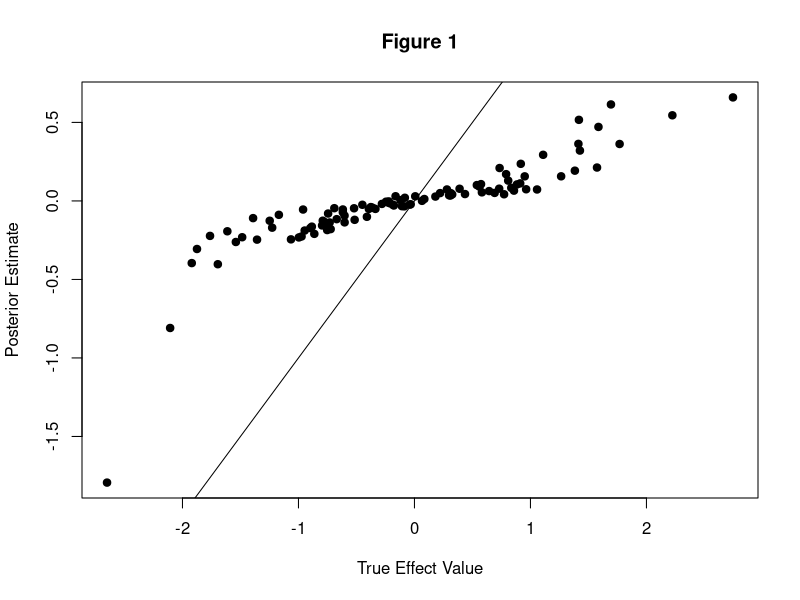
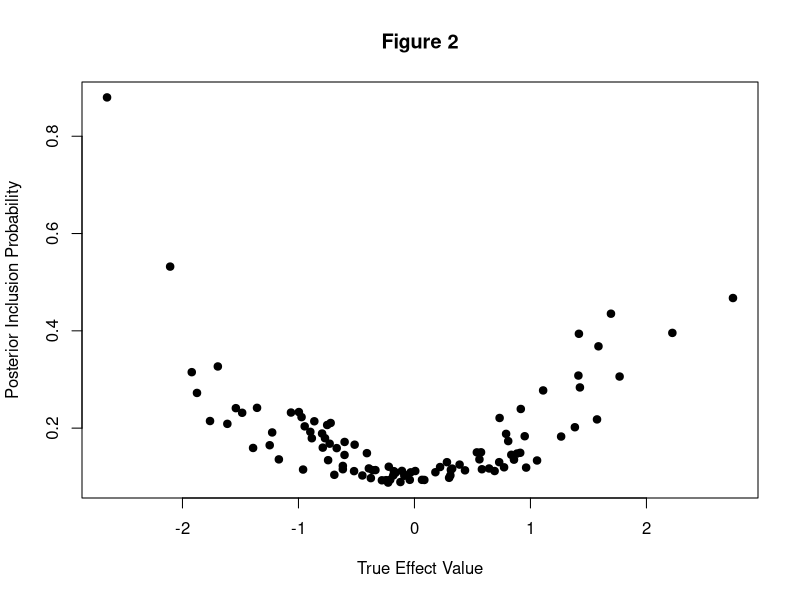
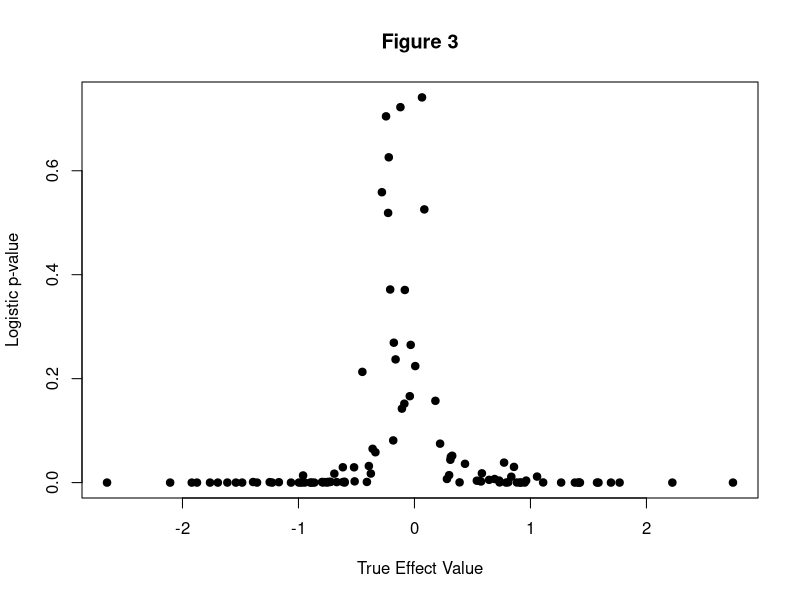
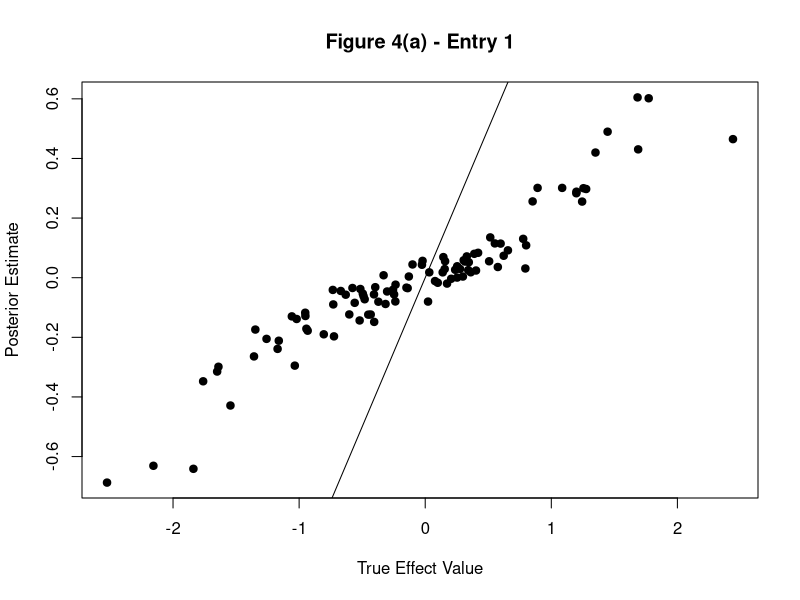
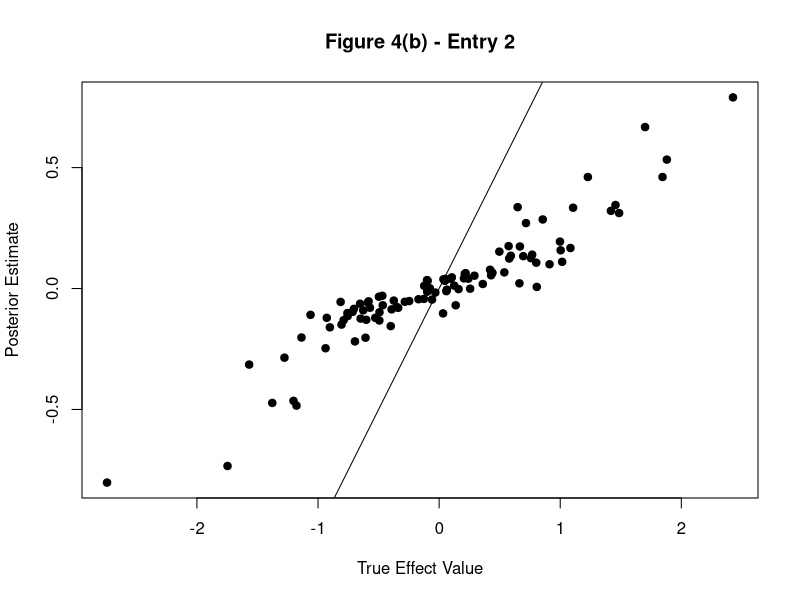
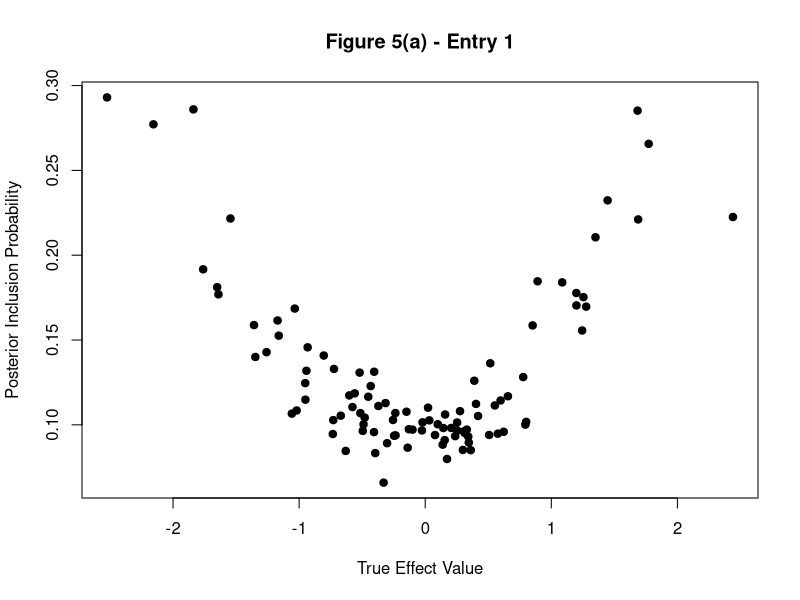
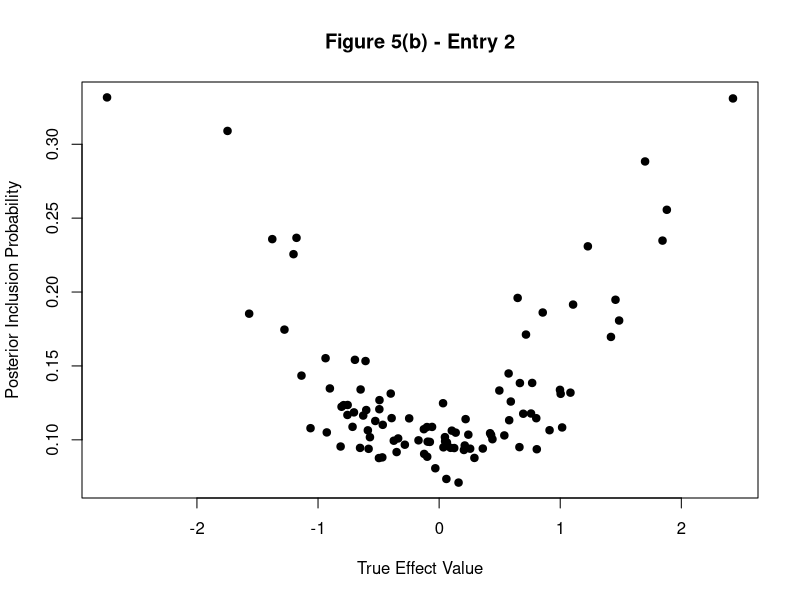
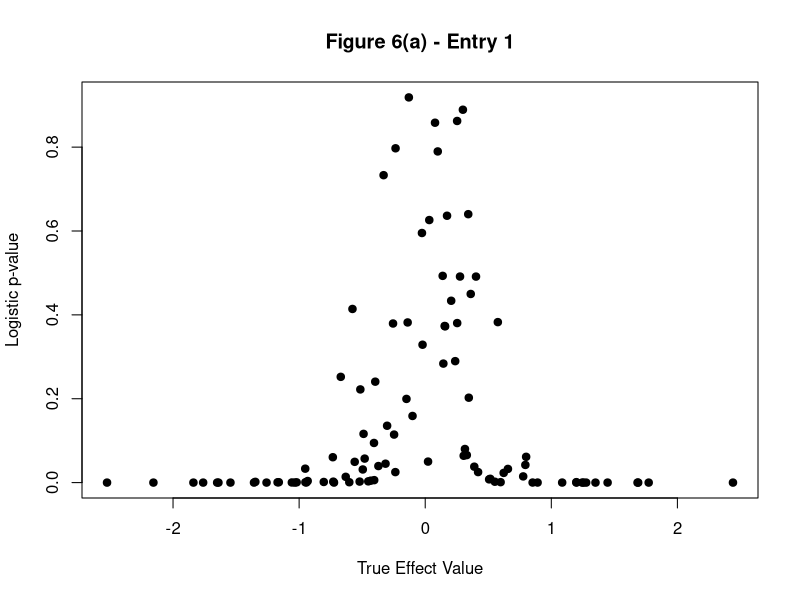

Write R code to recreate these figures, in order. (Note: this script raises an error after producing the figures.)
## ---- chunk 1
knitr::opts_chunk$set(echo = T, error = T, warning = T, message = F, fig.align = 'center')
## ---- chunk 2
### NOTE: This is basic code, and I did not attempt to mirror the level of numerical sophistication in the susie functions
### If this idea is worth pursuing further, then this code can be improved

calc_Q = function(X, Sigma2, Mu, Alpha) {
  # X is data matrix
  # Sigma2[j, l] is the posterior variance for b_l when entry j is selected, p x L
  # Mu[j, l] is the posterior mean for b_l when entry j is selected, p x L
  # Alpha[j, l] is the posterior probability selecting entry j from b_l, p x L
  
  ASU2 = Alpha * (Sigma2 + Mu^2) # [j, l] = alpha[j, l] * (Sigma2[j, l] + Mu[j, l]^2)
  
  Q = rowSums(X^2 %*% ASU2) # start w/ sum_l E_(ql)[(x_i' b_l)^2]
  
  # now add 2 sum_l sum_{k>l} (x_i' b_l_post)(x_i' b_k_post)
  b_post_mat = Mu * Alpha # each column is posterior mean for b_l, p x L
  X_b_post = X %*% b_post_mat # [i, l] = x_i' b_l_post
  for (i in 1:nrow(X)) {
    xb_i = as.numeric(X_b_post[i, ])
    xb_outer = xb_i %o% xb_i # outer-product, [j, k] = (x_i'b_j_post)(x_i' b_k_post)
    diag(xb_outer) = 0 # remove diagonal, where j = k
    Q[i] = Q[i] + sum(xb_outer)
  }
  
  return(Q)
  
}

g = function(x) { # ilogit function
  exp(x) / (1 + exp(x))
}


update_xi = function(X, Sigma2, Mu, Alpha) {
  # X is data matrix
  # Sigma2[j, l] is the posterior variance for b_l when entry j is selected, p x L
  # Mu[j, l] is the posterior mean for b_l when entry j is selected, p x L
  # Alpha[j, l] is the posterior probability selecting entry j from b_l, p x L
  
  Q = calc_Q(X, Sigma2, Mu, Alpha)
  
  xi = sqrt(Q)
  
  return(xi)
  
}

update_b_l = function(X, Y, xi, prior_weights, V, Sigma2, Mu, Alpha, l) {
  # X is data matrix
  # Y is binary response
  # xi is lower-bound approximation parameters
  # prior_weights is prior probabilities for selecting j (p-vector)
  # V is prior variance
  # Sigma2[j, l] is the posterior variance for b_l when entry j is selected, p x L
  # Mu[j, l] is the posterior mean for b_l when entry j is selected, p x L
  # Alpha[j, l] is the posterior probability selecting entry j from b_l, p x L
  # l is index to update
  
  b_post_mat = Mu * Alpha # each column is posterior mean for b_l, p x L
  b_post_not_l = rowSums(as.matrix(b_post_mat[, -l], nrow = nrow(Mu))) # posterior, sum_(k != l) b_k_post
  g_xi = g(xi) # vector of g(xi_i), pre-compute once
  
  
  for (j in 1:ncol(X)) {
    common_denom = (1 / V) + sum(as.numeric(X[, j]^2) * (g_xi - .5) / xi) # appears many times, compute once
    num = sum(X[, j] * (Y - .5 -  ((1 / xi) * (g_xi - .5) * (X %*% b_post_not_l)))) # numerator in exp
    
    # update Alpha[j, l]
    Alpha[j, l] = log(prior_weights[j]) + ((num^2) / (common_denom^2)) + (1/2)*log(1 / common_denom) # on log-scale, for stability
    
    # update Mu[j, l]
    Mu[j, l] = num / common_denom
    
    # update Sigma[j, l]
    Sigma2[j, l] = 1 / common_denom
  }
  Alpha[, l] = exp(Alpha[, l] - max(Alpha[, l])) # remove max for stability, everything still proportional
  Alpha[, l] = Alpha[, l] / sum(Alpha[, l]) # normalize, sum to 1
  
  return(list(Sigma2 = Sigma2, Mu = Mu, Alpha = Alpha))
  
}


update_all = function(X, Y, xi, prior_weights, V, Sigma2, Mu, Alpha) {
  # X is data matrix
  # Y is binary response
  # xi is lower-bound approximation parameters
  # prior_weights is prior probabilities for selecting j (p-vector)
  # V is prior variance
  # Sigma2[j, l] is the posterior variance for b_l when entry j is selected, p x L
  # Mu[j, l] is the posterior mean for b_l when entry j is selected, p x L
  # Alpha[j, l] is the posterior probability selecting entry j from b_l, p x L
  
  # first, iterate over l = 1:L
  for (l in 1:ncol(Mu)) {
    res_l = update_b_l(X, Y, xi, prior_weights, V, Sigma2, Mu, Alpha, l)
    Sigma2 = res_l$Sigma2
    Mu = res_l$Mu
    Alpha = res_l$Alpha
  }
  
  # now, update xi
  xi = update_xi(X, Sigma2, Mu, Alpha)
  
  return(list(Sigma2 = Sigma2, Mu = Mu, Alpha = Alpha, xi = xi))
  
}

init_all = function(n, p, L) {
  xi = runif(n)
  
}


susie_logistic_VB = function(Y, X, L = 10, V = 1, prior_weights = NULL, tol = 1e-3, maxit = 1000) {
  p = ncol(X)
  n = nrow(X)
  
  if (is.null(prior_weights)) {
    prior_weights = rep(1 / p, p)
  }
  
  # place to store posterior info for each l = 1, ..., L
  # initialize: could think of something better
  Alpha = matrix(prior_weights, nrow = p, ncol = L)
  Mu = matrix(0, nrow = p, ncol = L)
  Sigma2 = matrix(V, nrow = p, ncol = L)
  xi = update_xi(X, Sigma2, Mu, Alpha)
  post_info = list(Sigma2 = Sigma2, Mu = Mu, Alpha = Alpha, xi = xi)
  
  beta_post_init = matrix(Inf, nrow = p, ncol = L) # initialize
  #beta_post_init2 = beta_post_init
  beta_post = post_info$Alpha * post_info$Mu
  
  
  iter = 0
  #while((norm(beta_post - beta_post_init, "1") > tol) & (norm(beta_post - beta_post_init2, "1") > tol)) { # repeat until posterior means
  while(norm(beta_post - beta_post_init, "1") > tol) { # repeat until posterior means
    #beta_post_init2 = beta_post_init # store from 2 iterations ago
    beta_post_init = beta_post
    
    post_info = update_all(X, Y, post_info$xi, prior_weights, V, post_info$Sigma2, post_info$Mu, post_info$Alpha)
    
    beta_post = post_info$Alpha * post_info$Mu
    
    iter = iter + 1
    if (iter > maxit) {
      stop("Maximum number of iterations reached")
    }
  }
  
  # change output format to match the GLM version's output
  res = list(post_alpha = post_info$Alpha, post_mu = post_info$Mu, post_sigma = post_info$Sigma, xi = post_info$xi)
  
  return(res)
  
}
## ---- chunk 3
susie_logistic = function(Y, X, L = 10, V = 1, prior_weights = NULL, tol = 1e-3, maxit = 1000, intercept = TRUE) {
  
  p = ncol(X)
  n = nrow(X)
  
  # place to store posterior info for each l = 1, ..., L
  post_alpha = matrix(NA, nrow = p, ncol = L)
  post_mu = matrix(NA, nrow = p, ncol = L)
  post_sigma = matrix(NA, nrow = p, ncol = L)
  post_info = list(post_alpha = post_alpha, post_mu = post_mu, post_sigma = post_sigma)

  beta_post_init = matrix(Inf, nrow = p, ncol = L) # initialize
  beta_post_init2 = beta_post_init
  beta_post = matrix(0, nrow = p, ncol = L)
  
  fixed = rep(0, n) # fixed portion, estimated from l' != l other SER models
  
  iter = 0
  while((norm(beta_post - beta_post_init, "1") > tol) & (norm(beta_post - beta_post_init2, "1") > tol)) { # repeat until posterior means converge (ELBO not calculated here, so use this convergence criterion instead)
    beta_post_init2 = beta_post_init # store from 2 iterations ago
    beta_post_init = beta_post
      
    for (l in 1:L) {
      
      # below is old (inefficient) calculation of the fixed portion
      #fixed = rowSums(X %*% beta_post[, -l]) + int.coef # fixed portion from previous estimates (add intercept portion as well)
      fixed = fixed - (X %*% beta_post[, l]) # remove effect from previous iteration
      
      SER_logistric_l = single_effect_regression_logistic(Y, X, V, prior_weights, FALSE, fixed, intercept)
      # store
      post_info$post_alpha[, l] = SER_logistric_l$alpha
      post_info$post_mu[, l] = SER_logistric_l$mu
      post_info$post_sigma[, l] = SER_logistric_l$mu2 - SER_logistric_l$mu^2
      
      # update beta_post
      beta_post[, l] = SER_logistric_l$alpha * SER_logistric_l$mu
      
      fixed = fixed + (X %*% beta_post[, l]) # add back new fixed portion
      
    }
    
    iter = iter + 1
    if (iter > maxit) {
        stop("Maximum number of iterations reached")
    }
    
  }
  
  # now, get intercept w/ MLE, holding our final estimate of beta to be fixed
  beta = rowSums(post_info$post_alpha * post_info$post_mu)
  int = coef(glm(Y ~ 1 + offset(X %*% beta), family = "binomial"))
  post_info$intercept = int
  
  return(post_info)
  
}


# SER_logistic function
single_effect_regression_logistic = function(Y, X, V, prior_weights = NULL, optimize_V = FALSE, fixed = NULL, intercept = TRUE) {
  p = ncol(X)
  
  betahat = numeric(p)
  shat2 = numeric(p)
  
  if (is.null(fixed)) { # fixed is components from previous SER fits
    fixed = rep(0, length(Y))
  }
  
  # NOTE: could parallelize loop below if desired
  for (j in 1:p) { # logistic regression on each column of X separately
    if (intercept) {
      log.fit = glm(Y ~ X[, j] + 1 + offset(fixed), family = "binomial") # fit w/ intercept
    } else {
      log.fit = glm(Y ~ X[, j] - 1 + offset(fixed), family = "binomial") # fit w/out intercept
    }
    log.fit.coef = summary(log.fit)$coefficients
    # NOTE: coerces "intercept" to be 0 or 1 to grab relevant row of glm coefficient output
    betahat[j] = ifelse(is.na(log.fit.coef[1 + intercept, 1]), 0, log.fit.coef[1 + intercept, 1]) # beta-hat MLE (if na, just set to 0)
    shat2[j] = ifelse(is.na(log.fit.coef[1 + intercept, 2]), Inf, log.fit.coef[1 + intercept, 2]^2) # (std errof beta-hat MLE)^2 (if na, just set to Inf)
  }
  
  if (is.null(prior_weights)) {
    prior_weights = rep(1 / p, p)
  }
  
  if(optimize_V) {
    stop("Optimizing for prior variance not yet implemented for logistic case")
    #if(loglik.grad(0, betahat, shat2, prior_weights) < 0) {
    #  V = 0
    #} else {
    ##V.o = optim(par=log(V),fn=negloglik.logscale,gr = negloglik.grad.logscale,betahat=betahat,shat2=shat2,prior_weights=prior_weights,method="BFGS")
    ##if(V.o$convergence!=0){
    ##  warning("optimization over prior variance failed to converge")
    ##}
    #  V.u = uniroot(negloglik.grad.logscale, c(-10, 10), extendInt = "upX", betahat = betahat, shat2 = shat2, prior_weights = prior_weights)
    #  V = exp(V.u$root)
    #}
  }
  
  lbf = dnorm(betahat, 0, sqrt(V + shat2), log = TRUE) - dnorm(betahat, 0, sqrt(shat2), log = TRUE)
  #log(bf) on each SNP
  
  lbf[is.infinite(shat2)] = 0 # deal with special case of infinite shat2 (eg happens if X does not vary)
  
  maxlbf = max(lbf)
  w = exp(lbf - maxlbf) # w is proportional to BF, but subtract max for numerical stability
  # posterior prob on each SNP
  w_weighted = w * prior_weights
  weighted_sum_w = sum(w_weighted)
  alpha = w_weighted / weighted_sum_w
  post_var = 1 / ((1 / shat2) + (1 / V)) # posterior variance
  post_mean = (1 / shat2) * post_var * betahat # posterior mean
  post_mean2 = post_var + post_mean^2 # posterior second moment
  # BF for single effect model
  lbf_model = maxlbf + log(weighted_sum_w)
  # NOTE: Need to double check below
  loglik = lbf_model + log(1/2)*length(Y) # loglik of 0/1 response Y under p = .5
  return(list(alpha = alpha, mu = post_mean, mu2 = post_mean2, lbf = lbf, lbf_model = lbf_model, V = V, loglik = loglik))
}
## ---- chunk 4
set.seed(1138)

n = 100
p = 10
L = 1
V = 1
beta_true = rep(0, p)

B = 100
b_1s = numeric(B)
susie.fits.easy = list() # logistic SuSiE fits
logistic.fits.easy = list() # logistic regression fits
for (i in 1:B) {
  beta_true[1] = rnorm(1, 0, sqrt(V))
  b_1s[i] = beta_true[1]
  # make independent N(0, 1) covariates
  X = matrix(rnorm(n * p), nrow = n)
  # make response
  Y = rbinom(n, 1, exp(X %*% beta_true) / (1 + exp(X %*% beta_true)))
  susie.fits.easy[[i]] = susie_logistic_VB(Y, X, L, V)
  logistic.fits.easy[[i]] = glm(Y ~ X, family = "binomial")
}
## ---- chunk 5
plot(sapply(susie.fits.easy, function(x) x$post_alpha[1] * x$post_mu[1]) ~ b_1s, xlab = "True Effect Value", ylab = "Posterior Estimate", main = "Figure 1", pch = 19)
abline(0, 1)

plot(sapply(susie.fits.easy, function(x) x$post_alpha[1]) ~ b_1s, xlab = "True Effect Value", ylab = "Posterior Inclusion Probability", main = "Figure 2", pch = 19)
## ---- chunk 6
plot(sapply(logistic.fits.easy, function(x) summary(x)$coefficients[2, 4]) ~ b_1s, xlab = "True Effect Value", ylab = "Logistic p-value", main = "Figure 3", pch = 19)
## ---- chunk 7
set.seed(1138)

n = 100
p = 10
L = 2
V = 1
beta_true = rep(0, p)

B = 100
b_1s = numeric(B)
b_2s = numeric(B)
susie.fits.easy2 = list() # logistic SuSiE fits
logistic.fits.easy2 = list() # logistic regression fits
for (i in 1:B) {
  beta_true[1] = rnorm(1, 0, sqrt(V))
  beta_true[2] = rnorm(1, 0, sqrt(V))
  b_1s[i] = beta_true[1]
  b_2s[i] = beta_true[2]
  # make independent N(0, 1) covariates
  X = matrix(rnorm(n * p), nrow = n)
  # make response
  Y = rbinom(n, 1, exp(X %*% beta_true) / (1 + exp(X %*% beta_true)))
  susie.fits.easy2[[i]] = susie_logistic_VB(Y, X, L, V, maxit = 1000)
  logistic.fits.easy2[[i]] = glm(Y ~ X, family = "binomial")
}
## ---- chunk 8
#est_b1_max = sapply(susie.fits.easy2, function(x) x$post_alpha[1, which.max(x$post_alpha[1, ]) ]* x$post_mu[1, which.max(x$post_alpha[1, ])])

#est_b2_max = sapply(susie.fits.easy2, function(x) x$post_alpha[2, which.max(x$post_alpha[2, ]) ]* x$post_mu[2, which.max(x$post_alpha[2, ])])

est_alpha1_max = sapply(susie.fits.easy2, function(x) max(x$post_alpha[1, ]))

est_alpha2_max = sapply(susie.fits.easy2, function(x) max(x$post_alpha[2, ]))

est_b = sapply(susie.fits.easy2, function(x) rowSums(x$post_alpha * x$post_mu))

plot(est_b[1, ] ~ b_1s, xlab = "True Effect Value", ylab = "Posterior Estimate", main = "Figure 4(a) - Entry 1", pch = 19)
abline(0, 1)

plot(est_b[2, ] ~ b_2s, xlab = "True Effect Value", ylab = "Posterior Estimate", main = "Figure 4(b) - Entry 2", pch = 19)
abline(0, 1)

plot(est_alpha1_max ~ b_1s, xlab = "True Effect Value", ylab = "Posterior Inclusion Probability", main = "Figure 5(a) - Entry 1", pch = 19)

plot(est_alpha2_max ~ b_2s, xlab = "True Effect Value", ylab = "Posterior Inclusion Probability", main = "Figure 5(b) - Entry 2", pch = 19)
## ---- chunk 9
plot(sapply(logistic.fits.easy2, function(x) summary(x)$coefficients[2, 4]) ~ b_1s, xlab = "True Effect Value", ylab = "Logistic p-value", main = "Figure 6(a) - Entry 1", pch = 19)

plot(sapply(logistic.fits.easy2, function(x) summary(x)$coefficients[3, 4]) ~ b_2s, xlab = "True Effect Value", ylab = "Logistic p-value", main = "Figure 6(b) - Entry 2", pch = 19)
## ---- chunk 10
### TEST susie_logistic_VB
set.seed(1138)

n = 100
p = 10
L = 3
pi = rep(1 / p, p) # prior weights
V = 5 # prior variance

beta_true = rep(0, p)
for (l in 1:L) {
  b_l = rnorm(1, 0, sqrt(V))
  gamma_l = rmultinom(1, 1, pi)
  beta_l = b_l * gamma_l
  beta_true = beta_true + beta_l
}

# simulate data, induce correlations
X = matrix(rnorm(n*p, 0, 1), nrow = n, ncol = p)
X[, 2] = X[, 3]
X[, 7] = X[, 6]

# make response
Y = rbinom(n, 1, exp(X %*% beta_true) / (1 + exp(X %*% beta_true)))

susie.logistic.fit = susie_logistic_VB(Y, X, L, V)
## ---- chunk 11
plot(beta_true, ylab = "True Value", main = "Figure 11", pch = 19)
## ---- chunk 12
b_1_post = susie.logistic.fit$post_mu[, 1] * susie.logistic.fit$post_alpha[, 1]
b_2_post = susie.logistic.fit$post_mu[, 2] * susie.logistic.fit$post_alpha[, 2]
b_3_post = susie.logistic.fit$post_mu[, 3] * susie.logistic.fit$post_alpha[, 3]

plot(b_1_post, ylab = "Posterior Mean Value", main = "Figure 12(a)", pch = 19)
plot(b_2_post, ylab = "Posterior Mean Value", main = "Figure 12(b)", pch = 19)
plot(b_3_post, ylab = "Posterior Mean Value", main = "Figure 12(c)", pch = 19)
## ---- chunk 13
plot(susie.logistic.fit$post_alpha[, 1], ylab = "Posterior Inclusion Probability", main = "Figure 13(a)", pch = 19)
plot(susie.logistic.fit$post_alpha[, 2], ylab = "Posterior Inclusion Probability", main = "Figure 13(b)", pch = 19)
plot(susie.logistic.fit$post_alpha[, 3], ylab = "Posterior Inclusion Probability", main = "Figure 13(c)", pch = 19)
## ---- chunk 14
set.seed(1138)

n = 1000
p = 100
L = 10
pi = rep(1 / p, p) # prior weights
V = 5 # prior variance

beta_true = rep(0, p)
for (l in 1:L) {
  b_l = rnorm(1, 0, sqrt(V))
  gamma_l = rmultinom(1, 1, pi)
  beta_l = b_l * gamma_l
  beta_true = beta_true + beta_l
}

# simulate data, induce correlations
X = matrix(rnorm(n*p, 0, 1), nrow = n, ncol = p)
X[, 2] = X[, 1]
X[, 88] = X[, 87]
X[, 89] = runif(n, -1, -.7) * X[, 87]

# make response
Y = rbinom(n, 1, exp(X %*% beta_true) / (1 + exp(X %*% beta_true)))

susie.logistic.fit = susie_logistic_VB(Y, X, L, V)
## ---- chunk 15
plot(beta_true[beta_true == 0] ~ which(beta_true == 0), xlim = c(0, 101), ylim = range(beta_true) + c(-.1, .1), xlab = "Index", ylab = "True Value", main = "Figure 14", pch = 19)
text(which(beta_true != 0), beta_true[beta_true != 0], labels = which(beta_true != 0))
## ---- chunk 16
par(mfrow = c(5, 2))
for (l in 1:L) {
  b_l_post = susie.logistic.fit$post_mu[, l] * susie.logistic.fit$post_alpha[, l]
  plot(b_l_post[abs(b_l_post) < .01] ~ which(abs(b_l_post) < .01), xlim = c(0, 101), ylim = range(b_l_post) + c(-.1, .1), xlab = "Index", ylab = "Posterior Mean Value", main = paste("Figure 15(", letters[l], ")", sep = ""), pch = 19)
  text(which(abs(b_l_post) >= .01), b_l_post[abs(b_l_post) >= .01], labels = which(abs(b_l_post) >= .01))
}
par(mfrow = c(1, 1))
## ---- chunk 17
par(mfrow = c(5, 2))
for (l in 1:L) {
  alpha_l = susie.logistic.fit$post_alpha[, l]
  plot(alpha_l[alpha_l < .01] ~ which(alpha_l < .01), xlim = c(0, 101), ylim = c(0, 1), xlab = "Index", ylab = "Posterior Inclusion Probability", main = paste("Figure 16(", letters[l], ")", sep = ""), pch = 19)
  text(which(alpha_l >= .01), alpha_l[alpha_l >= .01], labels = which(alpha_l >= .01))
}
par(mfrow = c(1, 1))
## ---- chunk 18
set.seed(1138)

n = 1000
p = 10
L = 1
beta_true = rep(0, p)
beta_true[1:3] = c(1, -.75, .5)
V = 1

X = matrix(rnorm(n * p), nrow = n)
# make response
Y = rbinom(n, 1, exp(X %*% beta_true) / (1 + exp(X %*% beta_true)))

fit.susie.log3 = susie_logistic_VB(Y, X, L = 3, V, maxit = 1000)
fit.susie.log5 = susie_logistic_VB(Y, X, L = 5, V, maxit = 1000)
fit.susie.log10 = susie_logistic_VB(Y, X, L = 10, V, maxit = 1000)

par(mfcol = c(3, 2))
matplot(fit.susie.log3$post_alpha, xlab = "Index", ylab = "Posterior Inclusion Probability", main = "L = 3")
matplot(fit.susie.log5$post_alpha, xlab = "Index", ylab = "Posterior Inclusion Probability", main = "L = 5")
matplot(fit.susie.log10$post_alpha, xlab = "Index", ylab = "Posterior Inclusion Probability", main = "L = 10")

plot(rowSums(fit.susie.log3$post_alpha * fit.susie.log3$post_mu), xlab = "Index", ylab = "Posterior Mean", main = "L = 3", pch = 19)
plot(rowSums(fit.susie.log5$post_alpha * fit.susie.log5$post_mu), xlab = "Index", ylab = "Posterior Mean", main = "L = 5", pch = 19)
plot(rowSums(fit.susie.log10$post_alpha * fit.susie.log10$post_mu), xlab = "Index", ylab = "Posterior Mean", main = "L = 10", pch = 19)
par(mfcol = c(1, 1))
## ---- chunk 19
set.seed(1138)

n = 100
p = 10
L = 1
V = 1
beta_true = rep(0, p)

B = 100
b_1s = numeric(B)
susie.fits.easy = list() # GLM logistic SuSiE fits
susie.fits.easy.VB = list() # VB logistic SuSiE fits
for (i in 1:B) {
  beta_true[1] = rnorm(1, 0, sqrt(V))
  b_1s[i] = beta_true[1]
  # make independent N(0, 1) covariates
  X = matrix(rnorm(n * p), nrow = n)
  # make response
  Y = rbinom(n, 1, exp(X %*% beta_true) / (1 + exp(X %*% beta_true)))
  susie.fits.easy[[i]] = susie_logistic(Y, X, L, V, intercept = F) # fit without intercept to compare directly w/ VB method
  susie.fits.easy.VB[[i]] = susie_logistic_VB(Y, X, L, V)
}

par(mfrow = c(2, 2))
plot(sapply(susie.fits.easy, function(x) x$post_alpha[1] * x$post_mu[1]) ~ b_1s, xlab = "True Effect Value", ylab = "Posterior Estimate", main = "GLM SuSiE Coefficient Estimates: n = 100", pch = 19)
abline(0, 1)

plot(sapply(susie.fits.easy, function(x) x$post_alpha[1]) ~ b_1s, xlab = "True Effect Value", ylab = "Posterior Inclusion Probability", main = "GLM SuSiE PIP Estimates: n = 100", pch = 19, ylim = c(0, 1))

plot(sapply(susie.fits.easy.VB, function(x) x$post_alpha[1] * x$post_mu[1]) ~ b_1s, xlab = "True Effect Value", ylab = "Posterior Estimate", main = "VB SuSiE Coefficient Estimates: n = 100", pch = 19)
abline(0, 1)

plot(sapply(susie.fits.easy.VB, function(x) x$post_alpha[1]) ~ b_1s, xlab = "True Effect Value", ylab = "Posterior Inclusion Probability", main = "VB SuSiE PIP Estimates: n = 100", pch = 19, ylim = c(0, 1))
par(mfrow = c(1, 1))
## ---- chunk 20
set.seed(1138)

n = 50
p = 10
L = 1
V = 1
beta_true = rep(0, p)

B = 100
b_1s = numeric(B)
susie.fits.easy = list() # GLM logistic SuSiE fits
susie.fits.easy.VB = list() # VB logistic SuSiE fits
for (i in 1:B) {
  beta_true[1] = rnorm(1, 0, sqrt(V))
  b_1s[i] = beta_true[1]
  # make independent N(0, 1) covariates
  X = matrix(rnorm(n * p), nrow = n)
  # make response
  Y = rbinom(n, 1, exp(X %*% beta_true) / (1 + exp(X %*% beta_true)))
  susie.fits.easy[[i]] = susie_logistic(Y, X, L, V, intercept = F) # fit without intercept to compare directly w/ VB method
  susie.fits.easy.VB[[i]] = susie_logistic_VB(Y, X, L, V)
}

par(mfrow = c(2, 2))
plot(sapply(susie.fits.easy, function(x) x$post_alpha[1] * x$post_mu[1]) ~ b_1s, xlab = "True Effect Value", ylab = "Posterior Estimate", main = "GLM SuSiE Coefficient Estimates: n = 50", pch = 19)
abline(0, 1)

plot(sapply(susie.fits.easy, function(x) x$post_alpha[1]) ~ b_1s, xlab = "True Effect Value", ylab = "Posterior Inclusion Probability", main = "GLM SuSiE PIP Estimates: n = 50", pch = 19, ylim = c(0, 1))

plot(sapply(susie.fits.easy.VB, function(x) x$post_alpha[1] * x$post_mu[1]) ~ b_1s, xlab = "True Effect Value", ylab = "Posterior Estimate", main = "VB SuSiE Coefficient Estimates: n = 50", pch = 19)
abline(0, 1)

plot(sapply(susie.fits.easy.VB, function(x) x$post_alpha[1]) ~ b_1s, xlab = "True Effect Value", ylab = "Posterior Inclusion Probability", main = "VB SuSiE PIP Estimates: n = 50", pch = 19, ylim = c(0, 1))
par(mfrow = c(1, 1))
## ---- chunk 21
set.seed(1138)
n = 100
p = 10
V = 1
L = 4

Sigma = diag(.05, nrow = 10)
Sigma[1:3, 1:3] = Sigma[1:3, 1:3] + matrix(.95, nrow = 3, ncol = 3) # 1, 2, 3 correlated 
Sigma[4:5, 4:5] = Sigma[4:5, 4:5] + matrix(.95, nrow = 2, ncol = 2) # 4, 5 correlated
Sigma[6:8, 6:8] = Sigma[6:8, 6:8] + diag(.95, nrow = 3)
Sigma[9:10, 9:10] = Sigma[9:10, 9:10] + matrix(.95, nrow = 2, ncol = 2) # 9, 10 correlated

X = MASS::mvrnorm(n, rep(0, p), Sigma)
beta_true = rep(0, p)
beta_true[c(1, 4, 6, 7)] = rnorm(4, 0, sqrt(V))
Y = rbinom(n, 1, exp(X %*% beta_true) / (1 + exp(X %*% beta_true)))

ptm = proc.time()
susie.fit.glm = susie_logistic(Y, X, L, V, intercept = F)
ptm.glm = proc.time() - ptm
ptm = proc.time()
susie.fit.vb = susie_logistic_VB(Y, X, L, V)
ptm.vb =proc.time() - ptm

plot(beta_true[beta_true == 0] ~ which(beta_true == 0), xlim = c(0, 11), ylim = range(beta_true) + c(-.1, .1), xlab = "Index", ylab = "True Value", main = "True Effects", pch = 19)
text(which(beta_true != 0), beta_true[beta_true != 0], labels = which(beta_true != 0))


par(mfrow = c(2, 2))
for (l in 1:L) {
  b_l_post = susie.fit.glm$post_mu[, l] * susie.fit.glm$post_alpha[, l]
  plot(b_l_post[abs(b_l_post) < .01] ~ which(abs(b_l_post) < .01), xlim = c(0, 11), ylim = range(b_l_post) + c(-.1, .1), xlab = "Index", ylab = "Posterior Mean Value", main = paste("GLM SuSiE Posterior Mean No. ", l, sep = ""), pch = 19)
  text(which(abs(b_l_post) >= .01), b_l_post[abs(b_l_post) >= .01], labels = which(abs(b_l_post) >= .01))
}
par(mfrow = c(1, 1))

par(mfrow = c(2, 2))
for (l in 1:L) {
  b_l_post = susie.fit.vb$post_mu[, l] * susie.fit.vb$post_alpha[, l]
  plot(b_l_post[abs(b_l_post) < .01] ~ which(abs(b_l_post) < .01), xlim = c(0, 11), ylim = range(b_l_post) + c(-.1, .1), xlab = "Index", ylab = "Posterior Mean Value", main = paste("VB SuSiE Posterior Mean No. ", l, sep = ""), pch = 19)
  text(which(abs(b_l_post) >= .01), b_l_post[abs(b_l_post) >= .01], labels = which(abs(b_l_post) >= .01))
}
par(mfrow = c(1, 1))
